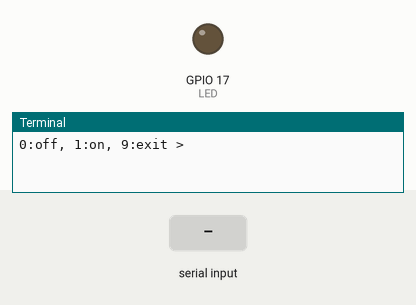
The program below on a simulated Raspberry Pi (BCM pin numbers). Shown: output pins drawn as LEDs (lit = HIGH), the last lines printed to the terminal. The inputs (shaded band) are chosen by the test bench.

Above: at 1.2 s.
1.3 s: "1" typed at the terminal, then Enter
At 1.8 s:
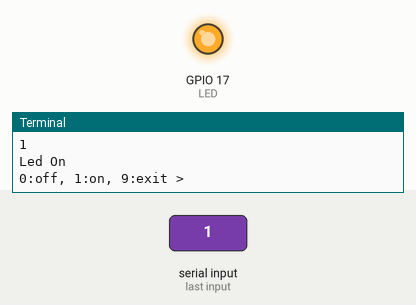
2.8 s: "0" typed at the terminal, then Enter
At 4.2 s:
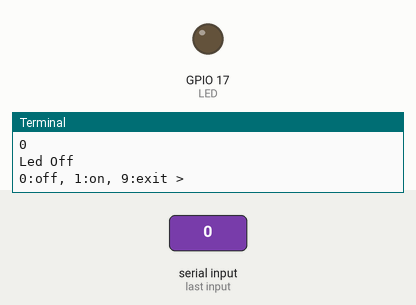
Timing chart, 0 to 5.8 s (numbered marks = the images above; inputs shaded):
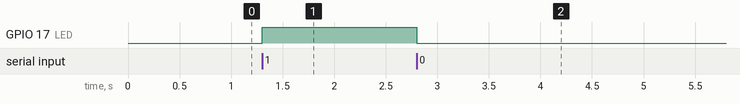

The program:

led_blink_input.py
```python
import RPi.GPIO as GPIO

LED = 17
GPIO.setmode(GPIO.BCM)
GPIO.setup(LED, GPIO.OUT)

try:
    while True:
        val = input("0:off, 1:on, 9:exit >")
        if val == '0':
            GPIO.output(LED, GPIO.LOW)
            print('Led Off')
        elif val == '1':
            GPIO.output(LED, GPIO.HIGH)
            print('Led On')
        elif val == '9':
            break

finally:
    GPIO.cleanup()
    print('Finished!')
```

Measured:
- after the input at 1.3 s, GPIO 17 (LED): LOW → HIGH at once
- after the input at 2.8 s, GPIO 17 (LED): HIGH → LOW at once
